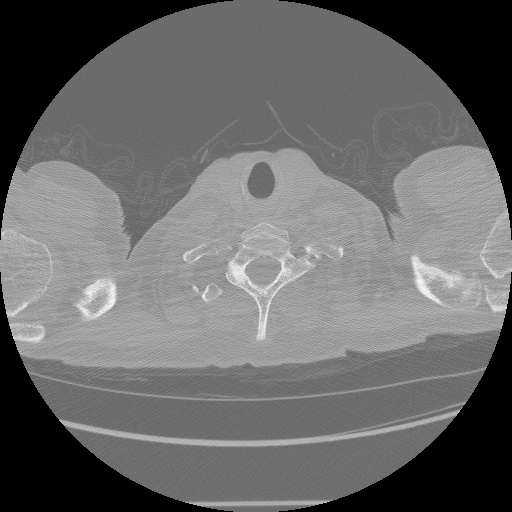
#> input picture sample-dataset/ID00007637202177411956430_0.jpg, 512 x 512 px; its folder holds 5 pictures in this run
$ jupyter execute 'Rim et.al. Implementation.ipynb'
#> lines starting #> are read from the running program, lines starting #| are printed output that depends on the picture; long printed decimals are rounded
[cell 1]
import os
import cv2

import numpy as np
import matplotlib.pyplot as plt
from matplotlib.patches import Rectangle

from sklearn.cluster import KMeans
from skimage.morphology import erosion, opening, square, \
                               disk, convex_hull_image
from skimage.measure import label

SMALL_FONT = 13
MEDIUM_FONT = 15
LARGE_FONT = 18

plt.rc('font', size=SMALL_FONT)          # controls default text sizes
plt.rc('axes', titlesize=SMALL_FONT)     # fontsize of the axes title
plt.rc('axes', labelsize=MEDIUM_FONT)    # fontsize of the x and y labels
plt.rc('xtick', labelsize=SMALL_FONT)    # fontsize of the tick labels
plt.rc('ytick', labelsize=SMALL_FONT)    # fontsize of the tick labels
plt.rc('legend', fontsize=MEDIUM_FONT)    # legend fontsize
plt.rc('figure', titlesize=LARGE_FONT)  # fontsize of the figure title

plt.rcParams["figure.figsize"] = (10, 5)

[cell 2]
def readSortedSlices(path):

    slices = []
    for s in os.listdir(path):
        slices.append(path + '/' + s)

    slices.sort(key = lambda s: int(s[s.find('_') + 1 : s.find('.')]))

    ID = slices[0][slices[0].find('/') + 1 : slices[0].find('_')]
    print('CT scan of Patient %s consists of %d slices.' % (ID, len(slices)))
    return (slices, ID)

def readImg(path):
    img = cv2.imread(path)
#> img is the input picture: shape (512, 512, 3); min 0, max 255, mean 104.9

    return cv2.cvtColor(img, cv2.COLOR_RGB2GRAY)

def getSliceImages(slices):

    return list(map(readImg, slices))
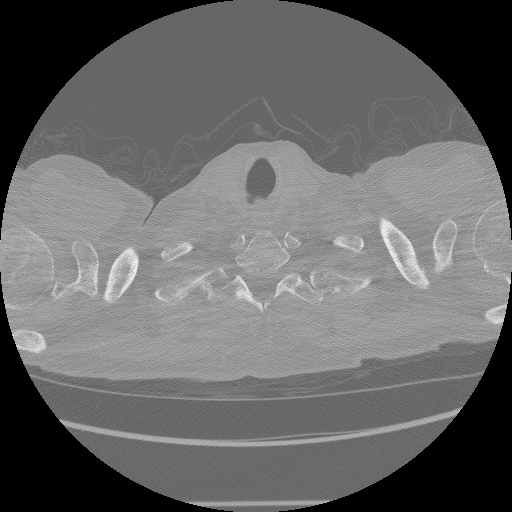
#> input picture sample-dataset/ID00007637202177411956430_1.jpg, 512 x 512 px
#> in readImg, img is the input picture: shape (512, 512, 3); min 0, max 255, mean 102.8
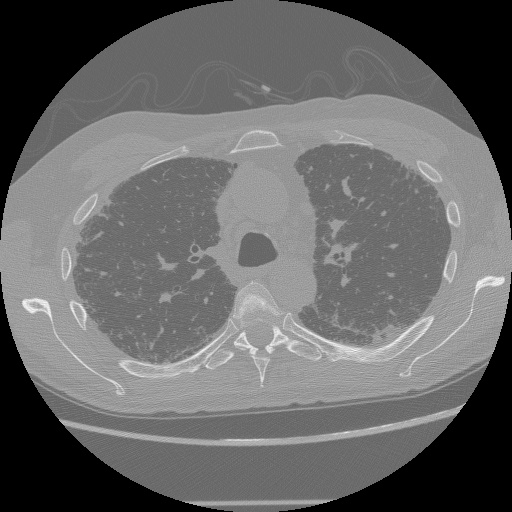
#> input picture sample-dataset/ID00007637202177411956430_10.jpg, 512 x 512 px
#> in readImg, img is the input picture: shape (512, 512, 3); min 0, max 255, mean 103.5
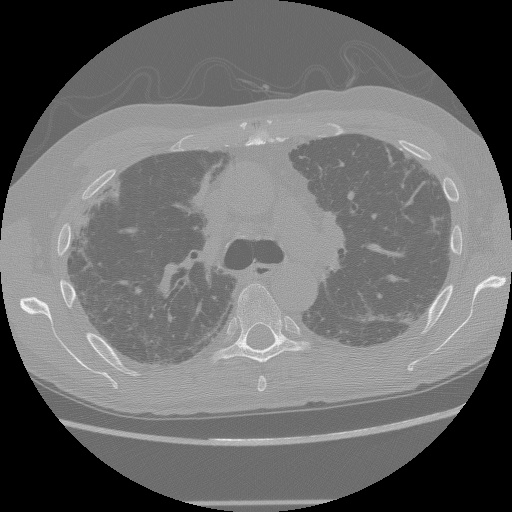
#> input picture sample-dataset/ID00007637202177411956430_11.jpg, 512 x 512 px
#> in readImg, img is the input picture: shape (512, 512, 3); min 0, max 255, mean 106.1
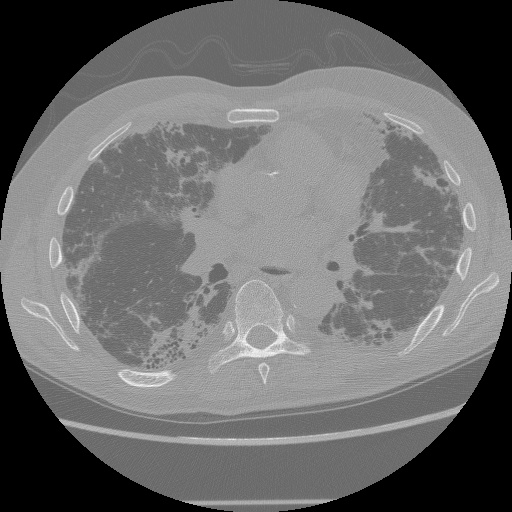
#> input picture sample-dataset/ID00007637202177411956430_16.jpg, 512 x 512 px
#> in readImg, img is the input picture: shape (512, 512, 3); min 0, max 254, mean 107.6

[cell 3]
slices, PatientID = readSortedSlices('sample-dataset')
sliceImgs = getSliceImages(slices)
#> sliceImgs = 5 items

[cell 4]
# Select a sample slice to work with
im = readImg('sample-dataset/ID00007637202177411956430_16.jpg')
plt.title('A CT Scan Image Slice')
plt.imshow(im, cmap='gray')
print('Image Dimensions:', im.shape)
#| Image Dimensions: (512, 512)

# Preprocessing the CT Image

[cell 5]
# TODO: Implement histogram plotting
def imgKMeans(img, K, showOutput=0, showHistogram=0):
    '''
    Apply KMeans on an image with the number of clusters K
    Input: Image, Number of clusters K
    Output: Dictionary of cluster center labels and points, Output segmented image
    '''
#> called with K = 3, showOutput = 1, showHistogram = 0
    imgflat = np.reshape(img, img.shape[0] * img.shape[1]).reshape(-1, 1)

    kmeans = KMeans(n_clusters=K, verbose=0)

    kmmodel = kmeans.fit(imgflat)

    labels = kmmodel.labels_
    centers = kmmodel.cluster_centers_
#> centers = [157.8, 0.0883, 112.1]
    center_labels = dict(zip(np.arange(K), centers))
#> center_labels = {0: [157.8], 1: [0.0883], 2: [112.1]}

    output = np.array([center_labels[label] for label in labels])
    output = output.reshape(img.shape[0], img.shape[1]).astype(int)
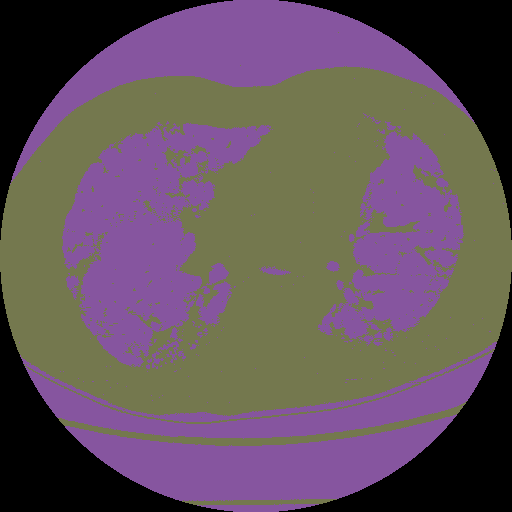
#> output: shape (512, 512) int64; 3 distinct labels, from 0 to 157; one colour per label, 0 black

    print(len(labels), 'Labels: \n', labels)
#> (printed output is left out)
    print(len(centers), 'Centers: \n', centers)
#| 3 Centers:
#|  [[1.57754682e+02]
#|  [8.82521695e-02]
#|  [1.12125677e+02]]
    print('Center labels and their points:', center_labels)
#| Center labels and their points: {0: array([157.755]), 1: array([0.08825]), 2: array([112.126])}

    if showOutput:

        fig, axes = plt.subplots(1, 2, figsize=(10, 5))
        axes = axes.ravel()

        axes[0].imshow(img, cmap='gray')
        axes[0].set_title('Original Image')

        axes[1].imshow(output)
        axes[1].set_title('Image after KMeans (K = ' + str(K) + ')')

    return center_labels, output

[cell 6]
def preprocessImage(img, showOutput=0):
    '''
    Preprocess the image by applying truncated thresholding using KMeans
    Input: Image
    Output: Preprocessed Ima
    '''
    centroids, segmented_img = imgKMeans(im, 3, showOutput=1)
#> centroids = {0: [157.8], 1: [0.0883], 2: [112.1]}

    sorted_center_values = sorted([i[0] for i in centroids.values()])
#> sorted_center_values = [0.0883, 112.1, 157.8]
    threshold = (sorted_center_values[-1] + sorted_center_values[-2]) / 2
#> threshold = 134.9

    retval, procImg = cv2.threshold(im, threshold, 255, cv2.THRESH_TOZERO)
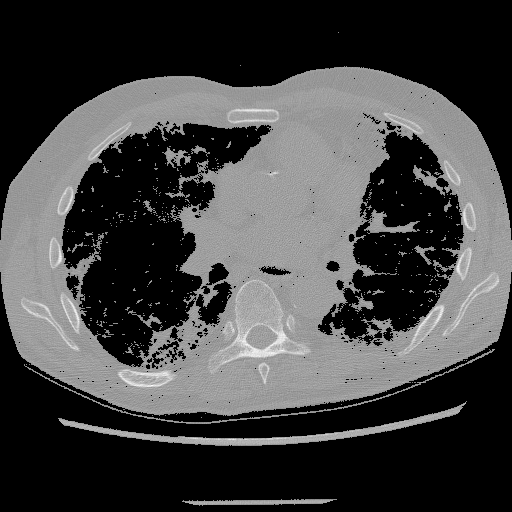
#> procImg: shape (512, 512); min 0, max 254, mean 66.8
#> retval = 134

    if showOutput:

        fig, axes = plt.subplots(1, 2, figsize=(10, 5))
        axes = axes.ravel()

        axes[0].imshow(img, cmap='gray')
        axes[0].set_title('Original Image')

        axes[1].imshow(procImg, cmap='gray')
        axes[1].set_title('Processed Image - After Thresholding')

    return procImg

preprocessImage(im, showOutput=1)
